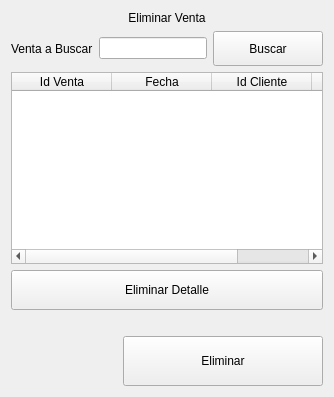
               <widget class="QWidget" name="paginaEliminar">
                <layout class="QVBoxLayout" name="verticalLayout">
                 <item>
                  <widget class="QLabel" name="label_19">
                   <property name="text">
                    <string>Eliminar Venta</string>
                   </property>
                   <property name="alignment">
                    <set>Qt::AlignCenter</set>
                   </property>
                  </widget>
                 </item>
                 <item>
                  <layout class="QHBoxLayout" name="horizontalLayout_10">
                   <item>
                    <widget class="QLabel" name="label_20">
                     <property name="text">
                      <string>Venta a Buscar</string>
                     </property>
                    </widget>
                   </item>
                   <item>
                    <widget class="QLineEdit" name="lineEditBuscarEliminar"/>
                   </item>
                   <item>
                    <widget class="QPushButton" name="botonBuscarEliminar">
                     <property name="minimumSize">
                      <size>
                       <width>110</width>
                       <height>35</height>
                      </size>
                     </property>
                     <property name="text">
                      <string>Buscar</string>
                     </property>
                    </widget>
                   </item>
                  </layout>
                 </item>
                 <item>
                  <widget class="QTableWidget" name="tablaEliminar">
                   <column>
                    <property name="text">
                     <string>Id Venta</string>
                    </property>
                   </column>
                   <column>
                    <property name="text">
                     <string>Fecha</string>
                    </property>
                   </column>
                   <column>
                    <property name="text">
                     <string>Id Cliente</string>
                    </property>
                   </column>
                   <column>
                    <property name="text">
                     <string>Total</string>
                    </property>
                   </column>
                  </widget>
                 </item>
                 <item>
                  <widget class="QPushButton" name="botonEliminarDetalles">
                   <property name="minimumSize">
                    <size>
                     <width>150</width>
                     <height>40</height>
                    </size>
                   </property>
                   <property name="text">
                    <string>Eliminar Detalle</string>
                   </property>
                  </widget>
                 </item>
                 <item>
                  <widget class="QLabel" name="signalEliminar">
                   <property name="text">
                    <string/>
                   </property>
                  </widget>
                 </item>
                 <item>
                  <layout class="QHBoxLayout" name="horizontalLayout_11">
                   <item>
                    <spacer name="horizontalSpacer_36">
                     <property name="orientation">
                      <enum>Qt::Horizontal</enum>
                     </property>
                     <property name="sizeHint" stdset="0">
                      <size>
                       <width>40</width>
                       <height>20</height>
                      </size>
                     </property>
                    </spacer>
                   </item>
                   <item>
                    <widget class="QPushButton" name="botonEliminarVenta">
                     <property name="minimumSize">
                      <size>
                       <width>200</width>
                       <height>50</height>
                      </size>
                     </property>
                     <property name="text">
                      <string>Eliminar</string>
                     </property>
                    </widget>
                   </item>
                  </layout>
                 </item>
                </layout>
               </widget>
